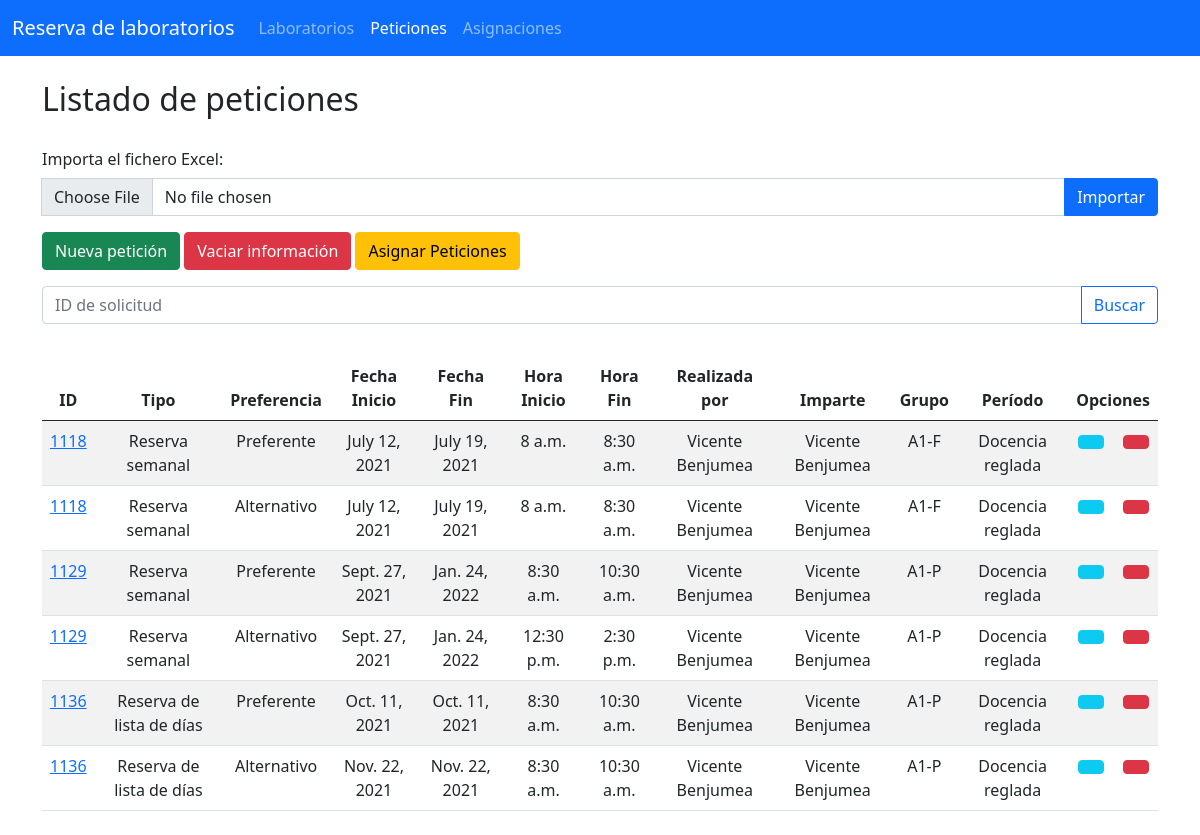
The app's page /requests/, older data.
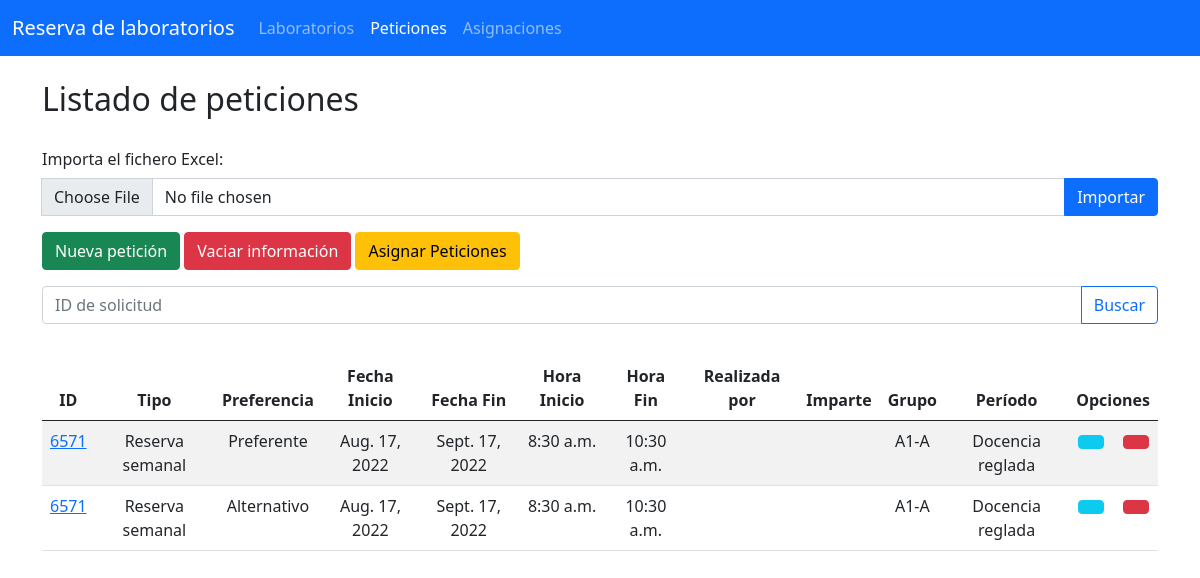
The same page, newer data.
### Aplicaciones/request_class/models.py (models this page shows, shortened)
class RequestClass(models.Model):
    key = models.UUIDField(primary_key=True, default=uuid.uuid4, help_text="ID unique for the request")
    code = models.IntegerField(default=0000)
    typ =  models.CharField(max_length=100)
    preference = models.CharField(max_length=100)
    location = models.CharField(max_length=150)
    specification = models.CharField(max_length=100)
    num_alum = models.IntegerField(default=0)
    s_o = models.CharField(max_length=20)
    specialization = models.CharField(max_length=100)
    start_date = models.DateField()
    end_date = models.DateField()
    start_hour = models.TimeField()
    end_hour = models.TimeField()
    alternative_day = models.CharField(max_length=50)
    sender = models.ForeignKey(Teacher, on_delete=models.CASCADE,null=False, related_name='%(class)s_requests_sender')
    imparter = models.ForeignKey(Teacher, on_delete=models.CASCADE,related_name='%(class)s_requests_teacher')
    per = models.ForeignKey(Period, on_delete=models.CASCADE)
    s_g = models.ForeignKey(SmallGroup, on_delete=models.CASCADE)

### Aplicaciones/teacher/models.py (models this page shows, shortened)
class Teacher(models.Model):
    id = models.UUIDField(primary_key=True, default=uuid.uuid4, help_text="ID unique for the teacher")
    name = models.CharField(max_length=100)
    phone = models.CharField(max_length=9)
    email = models.CharField(max_length=40, unique=True)
    department = models.CharField(max_length=100)

### Aplicaciones/small_group/models.py (models this page shows, shortened)
class SmallGroup(models.Model):
    id = models.UUIDField(primary_key=True, default=uuid.uuid4, help_text="ID unique for the small group")
    subject = models.CharField(max_length=100)
    grade =  models.IntegerField(default=5)
    letter = models.CharField(max_length=1)
    code = models.CharField(max_length=4)
    degree= models.CharField(max_length=100)

### Aplicaciones/period/models.py (models this page shows, shortened)
class Period(models.Model):
    id = models.UUIDField(primary_key=True, default=uuid.uuid4, help_text="ID unique for the period")
    year = models.CharField(max_length=4)
    typ = models.CharField(max_length=100, help_text="Cuatrimestre, examanes...")

### Aplicaciones/request_class/views.py (the view, shortened to what this page needs)
# urls.py: path('', views.index),
def index(request):
    requests_classes = RequestClass.objects.all()
    if request.method == 'POST' and not request.FILES:
        return render(request, 'index_requests.html', {"requests": requests_classes, "missing": True})
    return render(request, "index_requests.html", {"requests": requests_classes})

### Aplicaciones/request_class/templates/index_requests.html (shortened to what this page needs)
{% extends "./plantilla.html" %}
{% block navbar_peticiones %} active {% endblock %}
{% block body %}
<br>
<h2>Listado de peticiones</h2>
<br>
<div class="row">
    {% if format %}
    {% load static%}
    {% endif %}
    {% if missing %}
    {% load static%}
    {% endif %}
    {% if success %}
    {% load static%}
    {% endif %}
    {% if except %}
    {% load static%}
    {% endif %}
    <div>
        <h6>Importa el fichero Excel:</h6>
        <form method="POST" enctype="multipart/form-data" class="input-group mb-3">
            <input class="form-control" type="file" name="myfile">
            <button href="importRequest/" , type="submit" , class="btn btn-primary" , name="btnfile"> Importar</button>
        </form>
        <a href="/requests/createRequest/" class="btn btn-success"> Nueva petición</a>
        {% if requests %}
        <a href="/requests/deleteRequests/" class="btn btn-danger"> Vaciar información</a>
        <a href="/requests/asignationRequest/" class="btn btn-warning"> Asignar Peticiones</a>
        {% endif%}
        <form action="/requests/search/" method="POST"> {% csrf_token %}
            <div class="input-group mt-3">
                <input type="text" class="form-control" placeholder="ID de solicitud" aria-describedby="button-addon2"
                    name="search" value="{{search}}">
                <button class="btn btn-outline-primary" type="submit" id="button-addon2">Buscar</button>
            </div>
        </form>
    </div>
    <div class="container mt-4 py-2">
        {%if requests%}
        <table class="table table-striped table-hover">
            <thead>
                <tr class="text-center">
                    <th>ID</th>
                    <th>Tipo</th>
                    <th>Preferencia</th>
                    <th>Fecha Inicio</th>
                    <th>Fecha Fin</th>
                    <th>Hora Inicio</th>
                    <th>Hora Fin</th>
                    <th>Realizada por</th>
                    <th>Imparte</th>
                    <th>Grupo</th>
                    <th>Período</th>
                    <th colspan="2">Opciones</th>
                </tr>
            </thead>
            <tbody>
                {% for r in requests %}
                <tr class="text-center">
                    <td> <a href="/requests/showRequest/{{r.key}}" class="card-link">{{r.code}}</a></td>
                    <td>{{r.typ}}</td>
                    <td>{{r.preference}}</td>
                    <td>{{r.start_date}}</td>
                    <td>{{r.end_date}}</td>
                    <td>{{r.start_hour}}</td>
                    <td>{{r.end_hour}}</td>
                    <td>{{r.sender.name}}</td>
                    <td>{{r.imparter.name}}</td>
                    <td>{{r.s_g.code}}</td>
                    <td>{{r.per.typ}}</td>
                    <td><a href="/requests/editRequest/{{r.key}}" class="btn btn-info"></a></td>
                    <td><a href="/requests/removeRequest/{{r.key}}" class="btn btn-danger"></a></td>
                </tr>
                {% endfor %}
            </tbody>
        </table>
        {%else%}
        <div class="alert alert-warning" role="alert">
            No existe ningún registro de peticiones.
        </div>
        {%endif%}
    </div>
</div>
{% endblock %}

### Aplicaciones/classroom/templates/plantilla.html (shortened to what this page needs)
<!DOCTYPE html>
<html lang="es">
<head>
  <link href="https://cdn.jsdelivr.net/npm/bootstrap@5.0.2/dist/css/bootstrap.min.css" rel="stylesheet"
>
</head>
<body>
  <nav class="navbar navbar-expand-lg navbar-dark bg-primary">
    <div class="container-fluid">
      <a class="navbar-brand" href="/"> Reserva de laboratorios</a>
      <div class="collapse navbar-collapse" id="navbarNav">
        <ul class="navbar-nav">
          <li class="nav-item">
            <a class="nav-link {%block navbar_lab %}{% endblock %}" href="/">Laboratorios</a>
          </li>
          <li class="nav-item">
            <a class="nav-link {%block navbar_peticiones %}{% endblock %}" href="/requests/">Peticiones</a>
          </li>
          <li class="nav-item">
            <a class="nav-link {%block navbar_asignaciones %}{% endblock %}" href="/slots/">Asignaciones</a>
          </li>
        </ul>
      </div>
    </div>
  </nav>
  <div class="container py-4s">
    {% block body %}
    {% endblock %}
  </div>
</body>
</html>

Row changes from the older to the newer data that the page shows:
removed RequestClass: code "1118", typ "Reserva semanal", preference "Preferente", start_date "July 12, 2021", end_date "July 19, 2021", start_hour "8 a.m.", end_hour "8:30 a.m.", sender.name "Vicente Benjumea", imparter.name "Vicente Benjumea", s_g.code "A1-F", per.typ "Docencia reglada"
removed RequestClass: code "1118", typ "Reserva semanal", preference "Alternativo", start_date "July 12, 2021", end_date "July 19, 2021", start_hour "8 a.m.", end_hour "8:30 a.m.", sender.name "Vicente Benjumea", imparter.name "Vicente Benjumea", s_g.code "A1-F", per.typ "Docencia reglada"
removed RequestClass: code "1129", typ "Reserva semanal", preference "Preferente", start_date "Sept. 27, 2021", end_date "Jan. 24, 2022", start_hour "8:30 a.m.", end_hour "10:30 a.m.", sender.name "Vicente Benjumea", imparter.name "Vicente Benjumea", s_g.code "A1-P", per.typ "Docencia reglada"
removed RequestClass: code "1129", typ "Reserva semanal", preference "Alternativo", start_date "Sept. 27, 2021", end_date "Jan. 24, 2022", start_hour "12:30 p.m.", end_hour "2:30 p.m.", sender.name "Vicente Benjumea", imparter.name "Vicente Benjumea", s_g.code "A1-P", per.typ "Docencia reglada"
removed RequestClass: code "1136", typ "Reserva de lista de días", preference "Preferente", start_date "Oct. 11, 2021", end_date "Oct. 11, 2021", start_hour "8:30 a.m.", end_hour "10:30 a.m.", sender.name "Vicente Benjumea", imparter.name "Vicente Benjumea", s_g.code "A1-P", per.typ "Docencia reglada"
removed RequestClass: code "1136", typ "Reserva de lista de días", preference "Alternativo", start_date "Nov. 22, 2021", end_date "Nov. 22, 2021", start_hour "8:30 a.m.", end_hour "10:30 a.m.", sender.name "Vicente Benjumea", imparter.name "Vicente Benjumea", s_g.code "A1-P", per.typ "Docencia reglada"
added RequestClass: code "6571", typ "Reserva semanal", preference "Preferente", start_date "Aug. 17, 2022", end_date "Sept. 17, 2022", start_hour "8:30 a.m.", end_hour "10:30 a.m.", s_g.code "A1-A", per.typ "Docencia reglada"
added RequestClass: code "6571", typ "Reserva semanal", preference "Alternativo", start_date "Aug. 17, 2022", end_date "Sept. 17, 2022", start_hour "8:30 a.m.", end_hour "10:30 a.m.", s_g.code "A1-A", per.typ "Docencia reglada"
